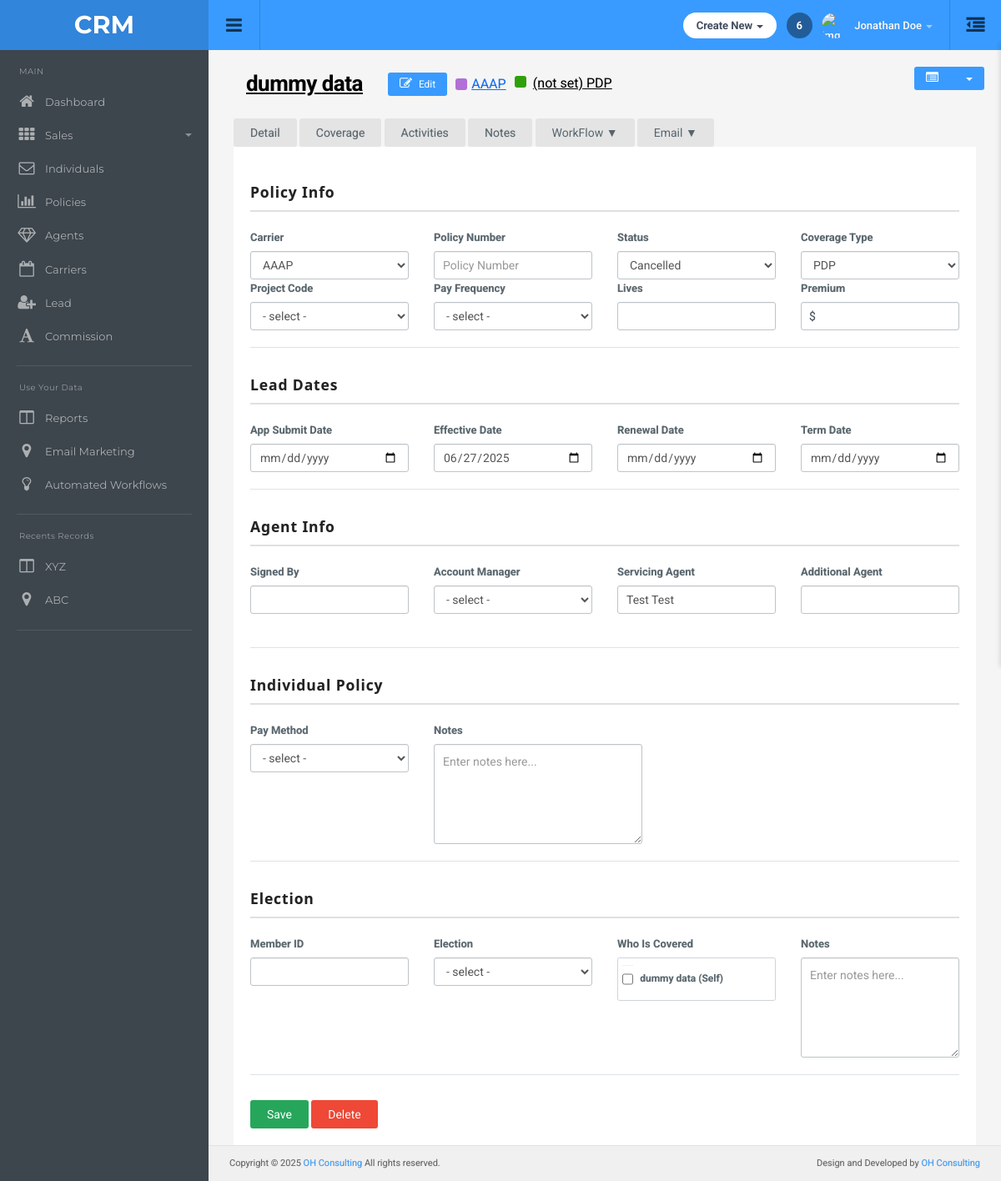
Page /policy/detail/1/ on the committed database.
### main/models.py (models this page shows, shortened)
class Policy(models.Model):
    individual = models.ForeignKey(Individuals, on_delete=models.CASCADE, related_name='policy_individual')
    carrier = models.ForeignKey(Carrier, on_delete=models.CASCADE, related_name='policy_carrier')
    policy_number = models.CharField(max_length=100,null=True , blank=True)
    status = models.CharField(max_length=100)
    coverage_type = models.CharField(max_length=100)
    effective_date = models.DateField(null=True,blank=True)
    agent =  models.ForeignKey(Agent,on_delete=models.SET_NULL,null=True,blank=True,related_name="policy_agent")

class Individuals(models.Model):
    first_name = models.CharField(max_length=100)
    middle_name = models.CharField(max_length=100,null=True,blank=True)
    last_name = models.CharField(max_length=100)
    individual_type = models.CharField(max_length=100,null=True,blank=True)
    servicing_agent = models.ForeignKey(Agent,on_delete=models.CASCADE,null=True,blank=True)
    email = models.EmailField(null=True,blank=True)
    business_phone = models.CharField(max_length=10, blank=True, null=True)
    business_ext = models.CharField(max_length=10, blank=True, null=True)
    home_phone = models.CharField(max_length=10, blank=True, null=True)
    home_ext = models.CharField(max_length=10, blank=True, null=True)
    cell_phone = models.CharField(max_length=10, blank=True, null=True)
    cell_ext = models.CharField(max_length=10, blank=True, null=True)
    carrier = models.ForeignKey(Carrier,on_delete=models.SET_NULL,null=True,blank=True)

class Carrier(models.Model):
    name = models.CharField(max_length=100)
    class Meta:
        app_label = "main"

class Agent(models.Model):
    first_name = models.CharField(max_length=100)
    last_name = models.CharField(max_length=100,null=True,blank=True)
    business_phone = models.CharField(max_length=12,null=True,blank=True)
    ext = models.CharField(max_length=10,null=True,blank=True)
    email = models.EmailField(null=True,blank=True)
    agent_type = models.CharField(max_length=50,null=True,blank=True)
    status = models.CharField(max_length=50,null=True,blank=True)
    npn = models.CharField(max_length=100,null=True,blank=True)
    agency = models.ForeignKey(Agency,on_delete=models.CASCADE,related_name="agent_agency")
    agent_number = models.CharField(max_length=100,null=True,blank=True)

class PolicyDetails(models.Model):
    policy_name = models.ForeignKey(Policy, on_delete=models.CASCADE , related_name='policy_details')
    premium = models.CharField(max_length=20,null=True,blank=True)
    pay_frequency = models.CharField(max_length=100,null=True,blank=True)
    lives = models.CharField(max_length=20,null=True,blank=True)
    project_code = models.CharField(max_length=100,null=True,blank=True)
    app_submit_date = models.DateField(null=True,blank=True)
    renewal_date = models.DateField(null=True,blank=True)
    term_date = models.DateField(null=True,blank=True)
    signed_by =  models.ForeignKey(Agent,on_delete=models.SET_NULL,null=True,blank=True,related_name="signed_by_agent")
    additional_agent =  models.ForeignKey(Agent,on_delete=models.SET_NULL,null=True,blank=True,related_name="policy_additional_agent")
    pay_method = models.CharField(max_length=100,null=True,blank=True)
    notes = models.TextField(null=True,blank=True)
    member_id = models.CharField(max_length=100,null=True,blank=True)
    election = models.CharField(max_length=100,null=True,blank=True)
    who_is_covered = models.BooleanField(default=False)
    election_notes = models.TextField(null=True,blank=True)

### main/views.py (the view, shortened to what this page needs)
# urls.py: path('policy/detail/<int:policy_id>/', views.policy_tab, name='policy_tab'),
def policy_tab(request, policy_id):
    policy = get_object_or_404(Policy, id=policy_id)
    carriers = Carrier.objects.all()
    policy_details, _ = PolicyDetails.objects.get_or_create(policy_name=policy)
    agents = Agent.objects.all()
    policy_activity = PolicyActivity.objects.filter(policy_name=policy)
    policy_notes = PolicyNotes.objects.filter(policy_name=policy)
    due_activities = PolicyActivity.objects.filter(policy_name=policy , due_date__isnull=False)
    pin_notess = PolicyNotes.objects.filter(policy_name=policy, pin_note=True)
    policy_coverage, _ = PolicyCoverage.objects.get_or_create(policy_name=policy)
    carrier_products = []
    if policy.carrier:
        carrier_products = CarrierProduct.objects.filter(carrier=policy.carrier)
    return render(request, 'policy/policytab.html', {
        'policy_id': policy_id,
        'policy': policy,
        'policy_details': policy_details,
        'carriers': carriers,
        'agents': agents,
        'policy_activity': policy_activity,
        'policy_notes': policy_notes,
        'policy_coverage':policy_coverage,
        'carrier_products': carrier_products,
        'due_activities': due_activities,
        'pin_notess': pin_notess,
    })

### templates/policy/policytab.html (shortened to what this page needs)
{% extends "dashboard/base.html" %}
{% load static %}
{% block main-content %}
<div class="action-buttons">
  <div class="btn-group summary-group position-relative">
    <button id="toggle-carrier-summary" class="btn btn-default btn-sm">
      <i class="fa fa-list-alt"></i>
    </button>
    <button class="btn btn-default btn-sm dropdown-toggle" data-toggle="dropdown">
      <span class="caret"></span>
    </button>
  </div>
</div>
<div class="main-content-wrapper">
    <div class="container-default">
        <div class="content-wrapper">
            <div class="search-agents-container">
                <div class="page-header-row clearfix" style="margin-bottom: 20px;">
                    <div style="float: left;">
                        <h1 class="page-title" style="margin: 0;"><a href="#"
                                class="clickable-name">{{policy.individual.first_name}} {{policy.individual.middle_name}}
                                {{policy.individual.last_name}}</a></h1>
                    </div>
                    <div style="float: left; margin-left: 15px; display: flex; align-items: center; gap: 10px;">
                        <button type="button" class="btn btn-sm btn-default" data-toggle="modal" data-target="#editModal" data-policy-id="{{ policy.id }}"
                        data-individual-id="{{ policy.individual.id }}"
                        data-individual-name="{{ policy.individual.first_name }} {{ policy.individual.middle_name }} {{ policy.individual.last_name }}">
                            <i class="fa fa-edit"></i> Edit
                        </button>
                        <div class="wellcare-tag" style="margin: 0;">
                            <span class="wellcare-color"></span>
                            <a href="{% url 'carrier_detail' policy.carrier.id %}"
                                class="wellcare-link">{{policy.carrier.name}}</a>
                        </div>
                        <div class="PDP-tag" style="margin: 0;">
                            <span class="PDP-color"></span>
                            <span class="PDP-link">{{policy.policy_number|default:"(not set)"}}
                                {{policy.coverage_type}}</span>
                        </div>
                    </div>
                </div>
              <div class="nav-tabs-container d-flex flex-wrap">
<div class="btn-group nav-tab-btn-group me-3 mb-2">
    <a href="#detail-policy" class="btn btn-secondary nav-tab-btn" data-toggle="tab">Detail</a>
</div>
    <div class="btn-group nav-tab-btn-group me-3 mb-2">
        <a href="#Coverage-policy" class="btn btn-secondary nav-tab-btn" data-toggle="tab">Coverage</a>
    </div>
    <div class="btn-group nav-tab-btn-group me-3 mb-2">
        <a href="#Activities-policy" class="btn btn-secondary nav-tab-btn" data-toggle="tab">Activities</a>
    </div>
    <div class="btn-group nav-tab-btn-group me-3 mb-2">
        <a href="#Notes-policy" class="btn btn-secondary nav-tab-btn" data-toggle="tab">Notes</a>
    </div>
    <div class="btn-group nav-tab-btn-group me-3 mb-2">
        <button type="button" class="btn btn-secondary nav-tab-btn dropdown-toggle" data-toggle="dropdown"
            aria-haspopup="true" aria-expanded="false">
            WorkFlow ▼
        </button>
    </div>
    <div class="btn-group nav-tab-btn-group me-3 mb-2">
        <button type="button" class="btn btn-secondary nav-tab-btn dropdown-toggle" data-toggle="dropdown"
            aria-haspopup="true" aria-expanded="false">
            Email ▼
        </button>
    </div>
</div>
                <div class="tab-content">
                    <div class="tab-pane active" id="detail-policy">
                        {% include "policy/policydetails.html" %}
                    </div>
                </div>
            </div>
        </div>
    </div>
</div>
<link rel="stylesheet" href="https://code.jquery.com/ui/1.13.2/themes/base/jquery-ui.css">
{% endblock %}

### templates/policy/policydetails.html (shortened to what this page needs)
<form action="" method="post">
<div class="agent-info-container mt-4">
    <h1 class="section-title">Policy Info</h1>
    <div class="row">
        <div class="col-md-3">
            <label>Carrier</label>
            <select name="carrier" class="form-control">
                {% for carrier in carriers %}
                    <option value="{{ carrier.id }}" {% if policy.carrier.id == carrier.id %}selected{% endif %}>
                        {{ carrier.name }}
                    </option>
                {% endfor %}
            </select>
        </div>
        <div class="col-md-3">
            <label>Policy Number</label>
            <input type="text" class="form-control" name="policy_number" placeholder="Policy Number" value="{{policy.policy_number|default:""}}">
        </div>
        <div class="col-md-3">
            <label>Status</label>
            <select name="status" class="form-control">
                <option value="Cancelled" {% if policy.status == "Cancelled" %}selected{% endif %}>Cancelled</option>
            </select>
        </div>
        <div class="col-md-3">
            <label>Coverage Type</label>
            <select class="form-control" name="coverage_type">
                <option value="PDP" {% if policy.coverage_type == "PDP" %}selected{% endif %}>PDP</option>
            </select>
        </div>
        <div class="col-md-3">
            <label>Project Code</label>
            <select class="form-control" name="project_code">
                <option value="">- select -</option>
            </select>
        </div>
        <div class="col-md-3">
            <label>Pay Frequency</label>
            <select class="form-control" name="pay_frequency">
                <option value="">- select -</option>
            </select>
        </div>
        <div class="col-md-3">
            <label>Lives</label>
            <input type="text" class="form-control" name="lives" value="{{policy_details.lives|default:""}}">
        </div>
        <div class="col-md-3">
            <label>Premium</label>
            <div class="dollar-input-wrapper">
                <input type="text" class="form-control dollar-input" name="premium" value="{{policy_details.premium|default:""}}">
            </div>
        </div>
    </div>
</div>
<div class="agent-info-container mt-4">
    <h1 class="section-title">Lead Dates</h1>
    <div class="row">
        <div class="col-md-3">
            <label>App Submit Date</label>
            <input type="date" class="form-control" name="app_submit_date" value="{{ policy_details.app_submit_date|date:'Y-m-d'|default:""  }}">
        </div>
        <div class="col-md-3">
            <label>Effective Date</label>
            <input type="date" class="form-control" name="effective_date" value="{{policy.effective_date|date:'Y-m-d'|default:"" }}">
        </div>
        <div class="col-md-3">
            <label>Renewal Date</label>
            <input type="date" class="form-control" name="renewal_date" value="{{policy_details.renewal_date|date:'Y-m-d'|default:"" }}">
        </div>
        <div class="col-md-3">
            <label>Term Date</label>
            <input type="date" class="form-control" name="term_date" value="{{policy_details.term_date|date:'Y-m-d'|default:"" }}">
        </div>
    </div>
</div>
<div class="agent-info-container mt-4">
    <h1 class="section-title">Agent Info</h1>
    <div class="row">
         <div class="col-md-3">
            <label>Signed By</label>
            <input type="text" class="form-control agent-autocomplete" id="signed_by" autocomplete="off" value="{{policy_details.signed_by.first_name}} {{policy_details.signed_by.last_name}}">
        </div>
        <div class="col-md-3">
            <label>Account Manager</label>
            <select class="form-control">
                <option>- select -</option>
            </select>
        </div>
       <div class="col-md-3">
            <label>Servicing Agent</label>
            <input type="text" class="form-control agent-autocomplete" id="affiliates_agent"
                autocomplete="off" value="{{policy.agent.first_name}} {{policy.agent.last_name}}">
        </div>
        <div class="col-md-3">
            <label>Additional Agent</label><input type="text" class="form-control agent-autocomplete" id="additional_agents" autocomplete="off" value="{{policy_details.additional_agent.first_name}} {{policy_details.additional_agent.last_name}}">
        </div>
    </div>
</div>
<div class="agent-info-container mt-4">
    <h1 class="section-title">Individual Policy</h1>
    <div class="row">
        <div class="col-md-3">
            <label>Pay Method</label>
            <select class="form-control" name="pay_method">
                <option value="">- select -</option>
            </select>
        </div>
        <div class="col-md-3">
            <label>Notes</label>
            <textarea class="form-control"
                      style="min-height: 120px; padding: 10px; resize: vertical; width: 250px;"
                      placeholder="Enter notes here..." name="notes">{{policy_details.notes|default:''}}</textarea>
        </div>
    </div>
</div>
<div class="agent-info-container mt-4">
    <h1 class="section-title">Election</h1>
    <div class="row">
        <div class="col-md-3">
            <label>Member ID</label>
            <input type="number" class="form-control" name="member_id" value="{{policy_details.member_id|default:''}}">
        </div>
        <div class="col-md-3">
            <label>Election</label>
            <select class="form-control" name="election">
                <option value="">- select -</option>
            </select>
        </div>
        <div class="col-md-3">
            <label>Who Is Covered</label>
            <div class="checkbox-container" style="max-height: 120px; overflow-y: auto;">
                <div class="checkbox-item">
                    <input type="checkbox" name="who_is_covered" id="covered_self"
                        {% if policy_details.who_is_covered %}checked{% endif %}>
                    <label for="covered_self">{{ policy.individual.first_name }} {{ policy.individual.middle_name }} {{ policy.individual.last_name }} (Self)</label>
                </div>
            </div>
        </div>
        <div class="col-md-3">
            <label>Notes</label>
            <textarea class="form-control" name="election_notes"
                      style="min-height: 120px; padding: 10px; resize: vertical;"
                      placeholder="Enter notes here...">{{policy_details.election_notes|default:''}}</textarea>
        </div>
    </div>
</div>
<div class="d-flex justify-content-end mt-4">
    <button class="btn btn-success me-2" type="submit">Save</button>
    <a href="{% url 'delete_policy' policy.id %}"
        class="btn btn-danger"
        onclick="return confirm('Are you sure you want to delete this policy? This action cannot be undone.');">
        Delete
    </a>
</div>
</form>
<link rel="stylesheet" href="https://code.jquery.com/ui/1.13.2/themes/base/jquery-ui.css">

### rows in the picture
Policy: individual.first_name "dummy", individual.last_name "data", carrier.name "AAAP", policy_number "(not set)", coverage_type "PDP", carrier "AAAP", status "Cancelled", effective_date "06/27/2025", agent.first_name "Test Test"
